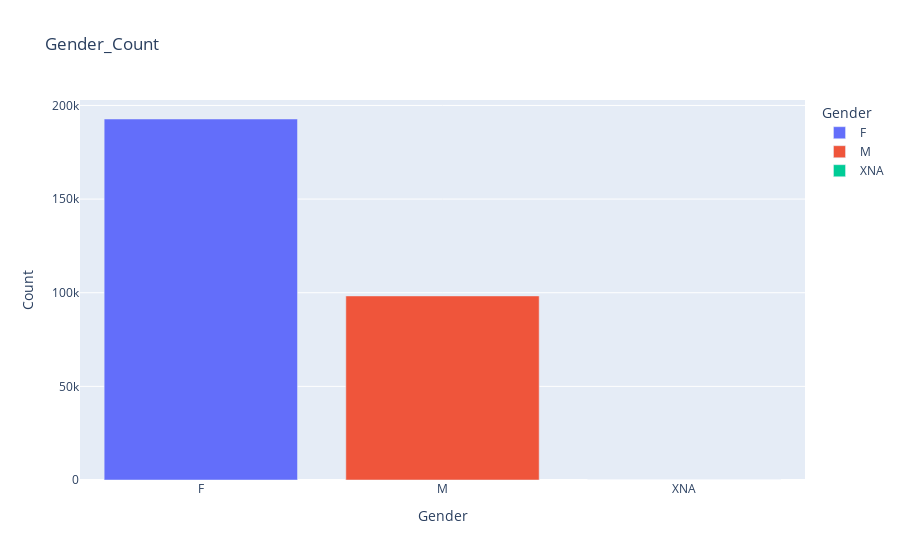

Notebook code for this chart:
### Code cell
count=df.groupby('CODE_GENDER').size().reset_index(name='Count')
count_an=px.bar(count,x='CODE_GENDER',y='Count',color='CODE_GENDER',title='Gender_Count',labels={'CODE_GENDER':'Gender'})
count_an

### Figure 1 — Plotly figure (JSON) as saved in the notebook; plotly's stock layout.template omitted (floating-point values rounded to 4 significant figures)
{"data": [{"alignmentgroup": "True", "hovertemplate": "Gender=%{x}<br>Count=%{y}<extra></extra>", "legendgroup": "F", "marker": {"color": "#636efa", "pattern": {"shape": ""}}, "name": "F", "offsetgroup": "F", "orientation": "v", "showlegend": true, "textposition": "auto", "type": "bar", "x": ["F"], "xaxis": "x", "y": [192765], "yaxis": "y"}, {"alignmentgroup": "True", "hovertemplate": "Gender=%{x}<br>Count=%{y}<extra></extra>", "legendgroup": "M", "marker": {"color": "#EF553B", "pattern": {"shape": ""}}, "name": "M", "offsetgroup": "M", "orientation": "v", "showlegend": true, "textposition": "auto", "type": "bar", "x": ["M"], "xaxis": "x", "y": [98288], "yaxis": "y"}, {"alignmentgroup": "True", "hovertemplate": "Gender=%{x}<br>Count=%{y}<extra></extra>", "legendgroup": "XNA", "marker": {"color": "#00cc96", "pattern": {"shape": ""}}, "name": "XNA", "offsetgroup": "XNA", "orientation": "v", "showlegend": true, "textposition": "auto", "type": "bar", "x": ["XNA"], "xaxis": "x", "y": [4], "yaxis": "y"}], "layout": {"barmode": "relative", "legend": {"title": {"text": "Gender"}, "tracegroupgap": 0}, "title": {"text": "Gender_Count"}, "xaxis": {"anchor": "y", "categoryarray": ["F", "M", "XNA"], "categoryorder": "array", "domain": [0, 1], "title": {"text": "Gender"}}, "yaxis": {"anchor": "x", "domain": [0, 1], "title": {"text": "Count"}}}}
